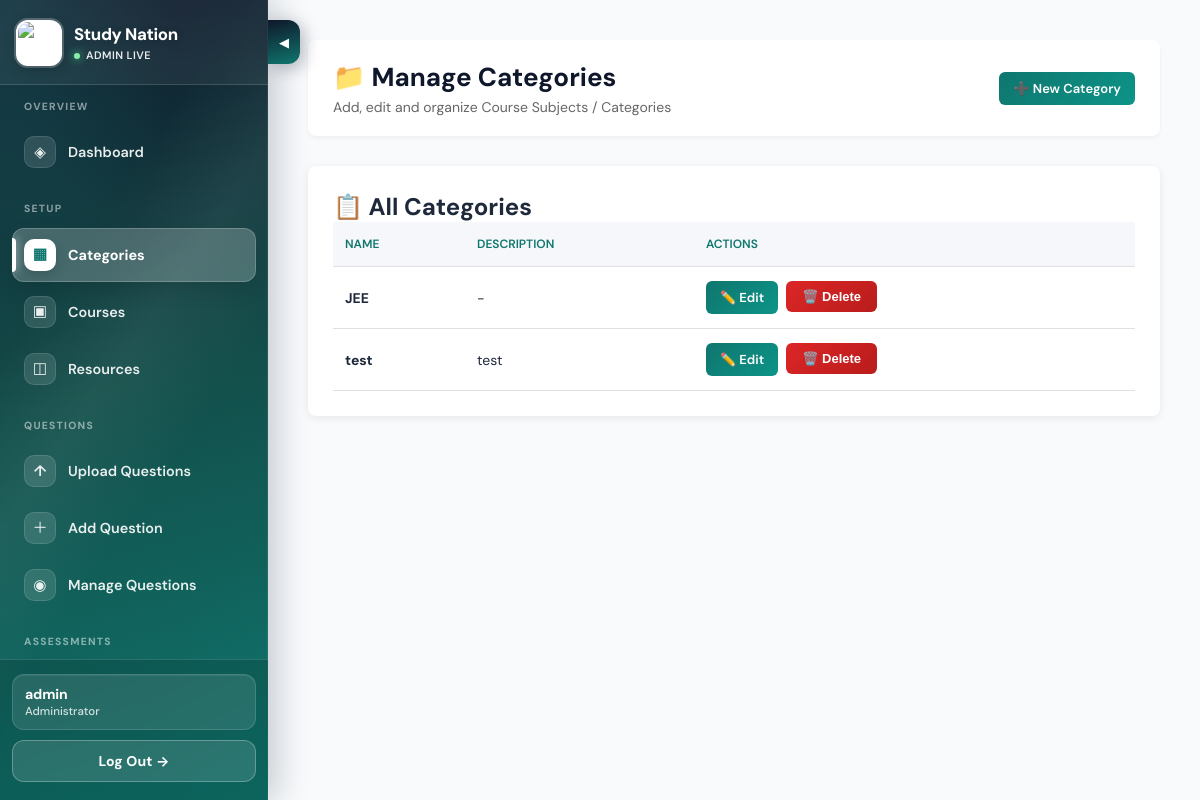
The page /admin-panel/manage-categories/ (signed in) on the database its author committed.
### courses/models.py (models this page shows, shortened)
class CourseCategory(models.Model):
    name = models.CharField(max_length=100, unique=True)
    description = models.TextField(blank=True)
    icon = models.CharField(max_length=50, default="book")
    created_at = models.DateTimeField(auto_now_add=True)
    class Meta:
        verbose_name_plural = "Course Categories"
        ordering = ["name"]

### admin_panel/views.py (the view)
# urls.py: path("manage-categories/", views.manage_categories, name="manage_categories"),
@admin_required
def manage_categories(request):
    categories = CourseCategory.objects.all().order_by("name")
    return render(
        request, "admin_panel/manage_categories.html", {"categories": categories}
    )

### admin_panel/views.py (called while the page is built)
def admin_required(view_func):
    @login_required(login_url="courses:student_login")
    @wraps(view_func)
    def wrapped_view(request, *args, **kwargs):
        if not hasattr(request.user, "admin_profile"):
            if request.user.is_superuser:
                AdminUser.objects.get_or_create(user=request.user)
            else:
                messages.error(request, "You do not have admin access")
                return redirect("courses:student_login")
        return view_func(request, *args, **kwargs)
    return wrapped_view

### admin_panel/templates/admin_panel/manage_categories.html (shortened to what this page needs)
<!DOCTYPE html>
<html lang="en">
  <head>
  </head>
  <body>
    {% include 'admin_panel/_partials/sidebar_slider.html' %}
    <div class="dashboard-wrapper">
{% include 'admin_panel/_partials/admin_sidebar.html' with active='manage_categories' %}
<main class="main-content">
        <div class="header">
          <div>
            <h1>📁 Manage Categories</h1>
            <p style="color:#666; font-size:14px; margin-top:4px;">Add, edit and organize Course Subjects / Categories</p>
          </div>
          <div>
            <a href="{% url 'admin_panel:create_category' %}" class="btn btn-primary btn-sm">➕ New Category</a>
          </div>
        </div>
        <div class="content-section">
          <h2>📋 All Categories</h2>
          {% if categories %}
            <table class="upload-table">
              <thead>
                <tr>
                  <th>Name</th>
                  <th>Description</th>
                  <th>Actions</th>
                </tr>
              </thead>
              <tbody>
                {% for cat in categories %}
                  <tr>
                    <td>
                      <strong>{{ cat.name }}</strong>
                    </td>
                    <td>{{ cat.description|default:'-'|truncatewords:15 }}</td>
                    <td>
                      <div style="display:flex; gap:8px;">
                        <a href="{% url 'admin_panel:edit_category' cat.id %}" class="btn btn-primary btn-sm">✏️ Edit</a>
                        <form method="post" action="{% url 'admin_panel:delete_category' cat.id %}" style="display:inline;" onsubmit="return confirm('Delete this category? Courses using it may be affected.');">{% csrf_token %}<button type="submit" class="btn btn-danger">🗑️ Delete</button></form>
                      </div>
                    </td>
                  </tr>
                {% endfor %}
              </tbody>
            </table>
          {% else %}
            <div class="empty-state">
              <span style="font-size:48px;">📁</span>
              <h3>No categories yet</h3>
              <p>Click "New Category" to create your first subject/category.</p>
            </div>
          {% endif %}
        </div>
      </main>
    </div>
  </body>
</html>

### admin_panel/templates/admin_panel/_partials/admin_sidebar.html (shortened to what this page needs)
<aside class="sidebar" id="adminSidebar" aria-label="Admin navigation">
  <div class="sidebar-header">
    <a class="sidebar-brand" href="{% url 'admin_panel:dashboard' %}">
      <img
        src="/media/study_nation_logo.jpeg"
        alt="Study Nation"
        class="sidebar-logo"
      />
      <div class="sidebar-brand-text">
        <strong>Study Nation</strong>
        <span>Admin live</span>
      </div>
    </a>
  </div>
  <nav class="sidebar-nav-wrap" aria-label="Main">
    <ul class="sidebar-nav">
      <li class="sidebar-section-label">Overview</li>
      <li>
        <a href="{% url 'admin_panel:dashboard' %}" class="{% if active == 'dashboard' %}active{% endif %}">
          <span class="nav-ico">◈</span> Dashboard
        </a>
      </li>
      <li class="sidebar-section-label">Setup</li>
      <li>
        <a href="{% url 'admin_panel:manage_categories' %}" class="{% if active == 'manage_categories' %}active{% endif %}">
          <span class="nav-ico">▦</span> Categories
        </a>
      </li>
      <li>
        <a href="{% url 'admin_panel:manage_courses' %}" class="{% if active == 'manage_courses' %}active{% endif %}">
          <span class="nav-ico">▣</span> Courses
        </a>
      </li>
      <li>
        <a href="{% url 'admin_panel:manage_resources' %}" class="{% if active == 'manage_resources' %}active{% endif %}">
          <span class="nav-ico">◫</span> Resources
        </a>
      </li>
      <li class="sidebar-section-label">Questions</li>
      <li>
        <a href="{% url 'admin_panel:csv_upload' %}" class="{% if active == 'csv_upload' %}active{% endif %}">
          <span class="nav-ico">↑</span> Upload Questions
        </a>
      </li>
      <li>
        <a href="{% url 'admin_panel:manual_question' %}" class="{% if active == 'manual_question' %}active{% endif %}">
          <span class="nav-ico">＋</span> Add Question
        </a>
      </li>
      <li>
        <a href="{% url 'admin_panel:manage_questions' %}" class="{% if active == 'manage_questions' %}active{% endif %}">
          <span class="nav-ico">◉</span> Manage Questions
        </a>
      </li>
      <li class="sidebar-section-label">Assessments</li>
    </ul>
  </nav>
  <div class="sidebar-footer">
    <div class="sidebar-user">
      <strong>
        {% if admin_user %}
          {{ admin_user.user.username }}
        {% elif user.is_authenticated %}
          {{ user.username }}
        {% else %}
          Admin
        {% endif %}
      </strong>
      <span>Administrator</span>
    </div>
    <a href="{% url 'admin_panel:logout' %}" class="logout-btn">Log Out →</a>
  </div>
</aside>

### admin_panel/templates/admin_panel/manage_categories.html (style rules this page uses)
* { margin: 0; padding: 0; box-sizing: border-box; }
body { font-family: 'Segoe UI', Tahoma, Geneva, Verdana, sans-serif; background: #f5f7fa; color: #333; }
.dashboard-wrapper { display: grid; grid-template-columns: 250px 1fr; min-height: 100vh; }
.sidebar { background: linear-gradient(165deg, #0f172a 0%, #134e4a 50%, #0f766e 100%); color: white; padding: 30px 0; position: fixed; height: 100vh; width: 250px; overflow-y: auto; box-shadow: 2px 0 10px rgba(0, 0, 0, 0.1); }
.sidebar-header { padding: 0 20px 30px; border-bottom: 1px solid rgba(255, 255, 255, 0.2); margin-bottom: 20px; }
.sidebar-nav { list-style: none; }
.sidebar-nav li { margin: 0; }
.sidebar-nav a { display: block; padding: 14px 20px; color: white; text-decoration: none; transition: all 0.3s ease; border-left: 3px solid transparent; }
.sidebar-nav a:hover, .sidebar-nav a.active { background: rgba(255, 255, 255, 0.1); border-left-color: white; }
.sidebar-footer { position: absolute; bottom: 20px; left: 0; right: 0; padding: 0 20px; border-top: 1px solid rgba(255, 255, 255, 0.2); padding-top: 20px; }
.logout-btn { width: 100%; padding: 10px; background: rgba(255, 255, 255, 0.2); color: white; border: 1px solid rgba(255, 255, 255, 0.4); border-radius: 4px; cursor: pointer; text-decoration: none; display: block; text-align: center; font-size: 14px; }
.main-content { margin-left: 250px; padding: 40px; min-width: 700px; }
.header { display: flex; justify-content: space-between; align-items: center; margin-bottom: 30px; background: white; padding: 20px 25px; border-radius: 8px; box-shadow: 0 2px 4px rgba(0, 0, 0, 0.05); }
.header h1 { font-size: 26px; color: #333; }
.content-section { background: white; padding: 25px; border-radius: 8px; box-shadow: 0 2px 8px rgba(0, 0, 0, 0.08); margin-bottom: 30px; }
.btn { padding: 12px 24px; border: none; border-radius: 6px; font-size: 14px; font-weight: 600; cursor: pointer; text-decoration: none; display: inline-flex; align-items: center; gap: 6px; }
.btn-primary { background: linear-gradient(165deg, #0f172a 0%, #134e4a 50%, #0f766e 100%); color: white; }
.btn-danger { background: linear-gradient(135deg, #dc2626 0%, #b91c1c 100%); color: white; padding: 8px 16px; font-size: 13px; }
.btn-sm { padding: 8px 14px; font-size: 13px; }
.upload-table { width: 100%; border-collapse: collapse; }
.upload-table th, .upload-table td { padding: 14px 12px; text-align: left; border-bottom: 1px solid #e0e0e0; font-size: 14px; }
.upload-table th { background: #f5f7fa; font-weight: 600; color: #0f766e; text-transform: uppercase; font-size: 12px; }

### rows shown on the page
CourseCategory: name "JEE", description "-"
CourseCategory: name "test", description "test"

### other values the page prints
{{ user.username }} "admin"
